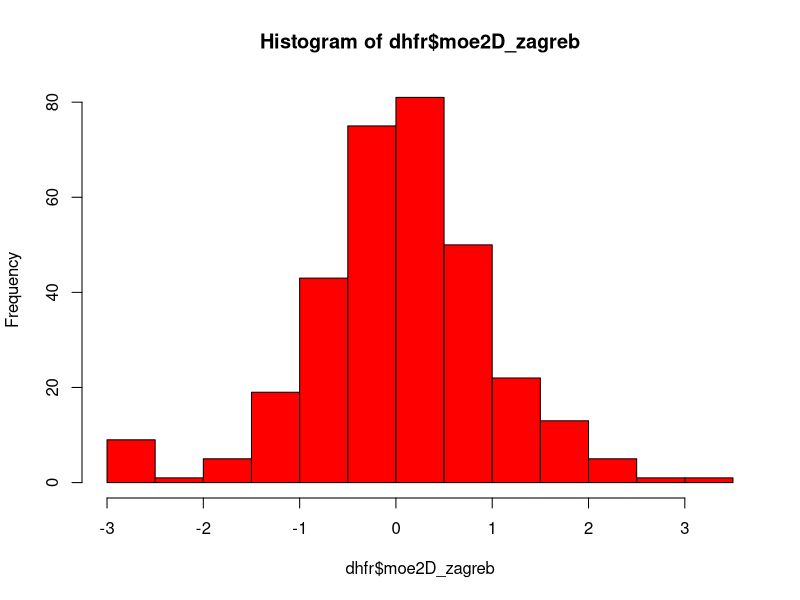
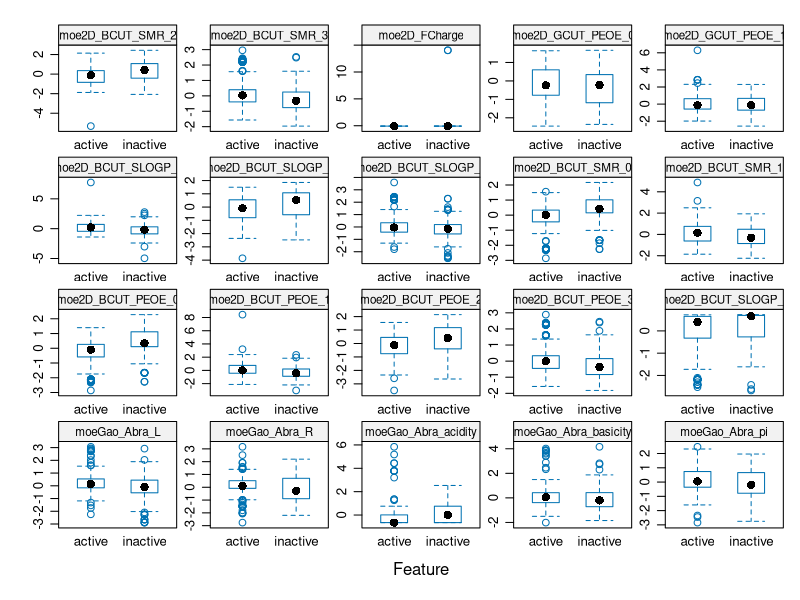

The R source for these figures, in order: (Note: this script raises an error after producing the figures.)
############################
#Using R                   #
#for drug effectiveness    #
#data mining               #
############################


library(datasets)
if (!require(skimr)) {install.packages("skimr"); library(skimr)} #expands on summary() by providing larger set of statistics
if (!require(caret)) {install.packages("caret"); library(caret)}
data("dhfr")  #229variables

####Understand the data####
#Display summary statistics
summary(dhfr) #for each variable
summary(dhfr$Y)

#Check if there are missing values
sum(is.na(dhfr))

skim(dhfr)

#Group data by Y (biological activity) then perform skim
dhfr %>% dplyr::group_by(Y) %>% skim() #You can even use t test after this

#if you wanna see histogram (here using a column to be the example)
hist(dhfr$moe2D_zagreb, col = "red")

#Feature importance plots
featurePlot(x = dhfr[,2:21],
            y = dhfr$Y,
            plot = "box",
            strip=strip.custom(par.strip.text=list(cex=.7)),
            scales=list(x = list(relation="free"),
                        y = list(relation="free"))
            )
#As you can see for moe2D_FCharge there are no significant difference between active and inactive drug molecule


####Data Mining####
#To put the stability of the model or it will give different result each time
set.seed(100)

#To split the data (stratified random split)
TrainingIndex <- createDataPartition(dhfr$Y, p=0.8, list = FALSE) #p-80% will go into the trainingset
TrainingSet <- dhfr[TrainingIndex,]
TestingSet <- dhfr[-TrainingIndex,]


#############################################
# SVM model (polynomial kernel)
Model <- train(Y ~ ., data = TrainingSet,
               method = 'svmPoly',
               na.action = na.omit,
               preProcess = c('scale', 'center'),
               trControl = trainControl(method = 'none'),
               tuneGrid = data.frame(degree=1, scale=1, C=1))

#Build CV (cross-validation) model
ModelCV <- train(Y ~ ., data = TrainingSet,
                 method = 'svmPoly',
                 na.action = na.omit,
                 preProcess = c('scale', 'center'),
                 trControl = trainControl(method = 'cv', number = 10),
                 tuneGrid = data.frame(degree=1, scale=1, C=1))

#Apply model for prediction
ModelTraining <- predict(Model, TrainingSet)
ModelTesting <- predict(Model, TestingSet)
ModelCrossv <- predict(ModelCV, TestingSet)

#Model performance (Display confusion matrix and statistics) *Don't use it when dataset is imbalanced
ModelTrainingConfusion <- confusionMatrix(ModelTraining, TrainingSet$Y)
print(ModelTrainingConfusion)

ModelTestingConfusion <- confusionMatrix(ModelTesting, TestingSet$Y)
print(ModelTestingConfusion)

ModelCvConfusion <- confusionMatrix(ModelCrossv, TestingSet$Y)
print(ModelCvConfusion)

#Feature importance
Importance <- varImp(Model)
plot(Importance, col='red')
#too many variables, hard to see, so to show only top 25 
plot(Importance, top=25, col="red")


